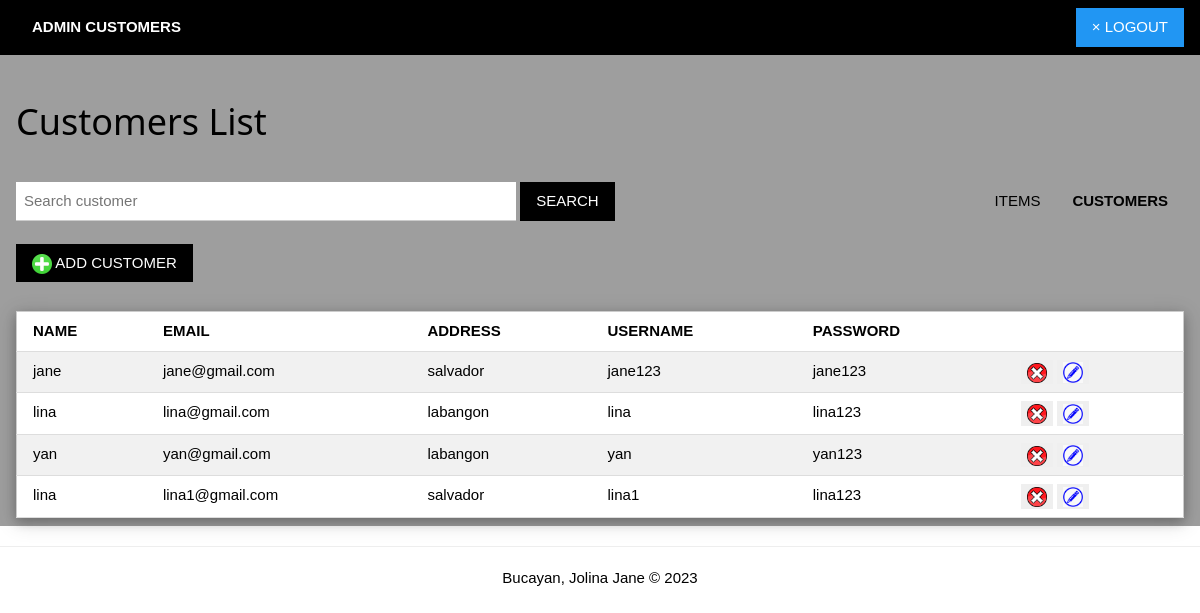
The page /admin/customers (signed in) on the database its author committed.
### tables this page shows
CREATE TABLE 'Customer'
('c_id' integer primary key autoincrement,
'c_name'varchar(50),
'c_email' varchar(100),
'c_address' varchar(100),
'username' varchar(50) unique on conflict ignore,
'password' varchar(50));

### app.py (the view)
@app.route("/admin/customers")
def admin_customers():
    if 'admin' in session:
        head = ['name','email','address','username','password']
        rows = getall('Customer')
        return render_template("admin_customers.html",title="admin",header=head,customerlist=rows,search=None)
    elif 'user' in session:
        return redirect(url_for("user_items"))
    else:
        flash("Login Properly!!!")
        return redirect(url_for("login"))

### dbhelper.py (called while the page is built)
def connect():
    return sqlite3.connect(database)

def getprocess(sql:str)->list:
    conn = connect()
    conn.row_factory = sqlite3.Row #return dictionary format
    cursor = conn.cursor()
    cursor.execute(sql)
    rows = cursor.fetchall()
    cursor.close()
    return rows

def getall(table)->list:
    sql:str = f"SELECT * FROM `{table}`"
    return getprocess(sql)

### templates/admin_customers.html (shortened to what this page needs)
{% extends 'base_admin.html' %}
{% block nav %}
		<a class="w3-bar-item w3-left w3-button" style="font-weight: bold" >ADMIN CUSTOMERS</a>
{% endblock %}
{% block content %}
	<br>
	<div class="w3-bar">
		<h1>Customers List</h1>
		<br>
		<form method="post" action="/user/items/search" class="w3-left">
			<input type="text" name="search" id="search" class="w3-input " placeholder="Search customer" style="width:500px;display:inline;">
			<input type="submit" value="SEARCH" class="w3-button w3-black">
		</form>
		<a href="{{ url_for('admin_customers') }}" class="w3-bar-item w3-right w3-button" style="font-weight: bold">CUSTOMERS</a>
		<a href="{{ url_for('admin_items') }}" class="w3-bar-item w3-right w3-button">ITEMS</a>
	</div>
	<br>
	<div>
	<button style="display:inline" class="w3-button w3-left w3-black" onclick="document.getElementById('addmodal').style.display='block'"><img width="20px" src="../static/icons/add.png"> ADD CUSTOMER</button>
	</div>
	<br>
	<br>
	<br>
	<table bgcolor = "white" width = "100%" class="w3-table-all w3-card-4 w3-animate-top">
		<tr>
			{% for h in header %}
				<th>{{ h | upper }}</th>
			{% endfor %}
		</tr>
		{% for customer in customerlist %}
			<tr>
				<td>{{ customer['c_name'] }}</td>
				<td>{{ customer['c_email'] }}</td>
				<td>{{ customer['c_address'] }}</td>
				<td>{{ customer['username'] }}</td>
				<td>{{ customer['password'] }}</td>
				<td>
					<button style="cursor:pointer;border:none" onclick="deletecustomer('{{ customer['c_id'] }}')">
						<img width="20px" src="../static/icons/delete.png">
					</button>
					<button style="cursor:pointer;border:none" onclick="document.getElementById('updatemodal_{{ customer['c_id'] }}').style.display='block'">
						<img width="20px" src="../static/icons/edit.png">
					</button>
				</td>
			</tr>
		{% endfor%}
	</table>
{% endblock %}

### static/css/w3.css (style rules this page uses)
html { box-sizing:border-box }
*,*:before,*:after { box-sizing:inherit }
html { -ms-text-size-adjust:100%;-webkit-text-size-adjust:100% }
body { margin:0 }
a { background-color:transparent }
img { border-style:none }
button,input,select,textarea,optgroup { font:inherit;margin:0 }
button,input { overflow:visible }
button,select { text-transform:none }
button,[type=button],[type=reset],[type=submit] { -webkit-appearance:button }
html,body { font-family:Verdana,sans-serif;font-size:15px;line-height:1.5 }
html { overflow-x:hidden }
h1 { font-size:36px }
h1,h2,h3,h4,h5,h6 { font-family:"Segoe UI",Arial,sans-serif;font-weight:400;margin:10px 0 }
img { vertical-align:middle }
a { color:inherit }
.w3-table,.w3-table-all { border-collapse:collapse;border-spacing:0;width:100%;display:table }
.w3-table-all { border:1px solid #ccc }
.w3-bordered tr,.w3-table-all tr { border-bottom:1px solid #ddd }
.w3-table-all tr:nth-child(odd) { background-color:#fff }
.w3-table-all tr:nth-child(even) { background-color:#f1f1f1 }
.w3-table td,.w3-table th,.w3-table-all td,.w3-table-all th { padding:8px 8px;display:table-cell;text-align:left;vertical-align:top }
.w3-table th:first-child,.w3-table td:first-child,.w3-table-all th:first-child,.w3-table-all td:first-child { padding-left:16px }
.w3-btn,.w3-button { border:none;display:inline-block;padding:8px 16px;vertical-align:middle;overflow:hidden;text-decoration:none;color:inherit;background-color:inherit;text-align:center;cursor:pointer;white-space:nowrap }
.w3-btn,.w3-button { -webkit-touch-callout:none;-webkit-user-select:none;-khtml-user-select:none;-moz-user-select:none;-ms-user-select:none;user-select:none }
.w3-input { padding:8px;display:block;border:none;border-bottom:1px solid #ccc;width:100% }
.w3-bar { width:100%;overflow:hidden }
.w3-bar .w3-bar-item { padding:8px 16px;float:left;width:auto;border:none;display:block;outline:0 }
.w3-bar .w3-button { white-space:normal }
.w3-container:after,.w3-container:before,.w3-panel:after,.w3-panel:before,.w3-row:after,.w3-row:before,.w3-row-padding:after,.w3-row-padding:before, .w3-cell-row:before,.w3-cell-row:after,.w3-clear:after,.w3-clear:before,.w3-bar:before,.w3-bar:after { content:"";display:table;clear:both }
.w3-card-4,.w3-hover-shadow:hover { box-shadow:0 4px 10px 0 rgba(0,0,0,0.2),0 4px 20px 0 rgba(0,0,0,0.19) }
.w3-animate-top { position:relative;animation:animatetop 0.4s }
.w3-left { float:left!important }
.w3-right { float:right!important }
.w3-black,.w3-hover-black:hover { color:#fff!important;background-color:#000!important }

### rows shown on the page
Customer: c_name "jane", c_email "jane@gmail.com", c_address "salvador", username "jane123", password "jane123"
Customer: c_name "lina", c_email "lina@gmail.com", c_address "labangon", username "lina", password "lina123"
Customer: c_name "yan", c_email "yan@gmail.com", c_address "labangon", username "yan", password "yan123"
Customer: c_name "lina", c_email "lina1@gmail.com", c_address "salvador", username "lina1", password "lina123"

### other values the page prints
{{ h | upper }} "NAME" "EMAIL" "ADDRESS" "USERNAME" "PASSWORD"
